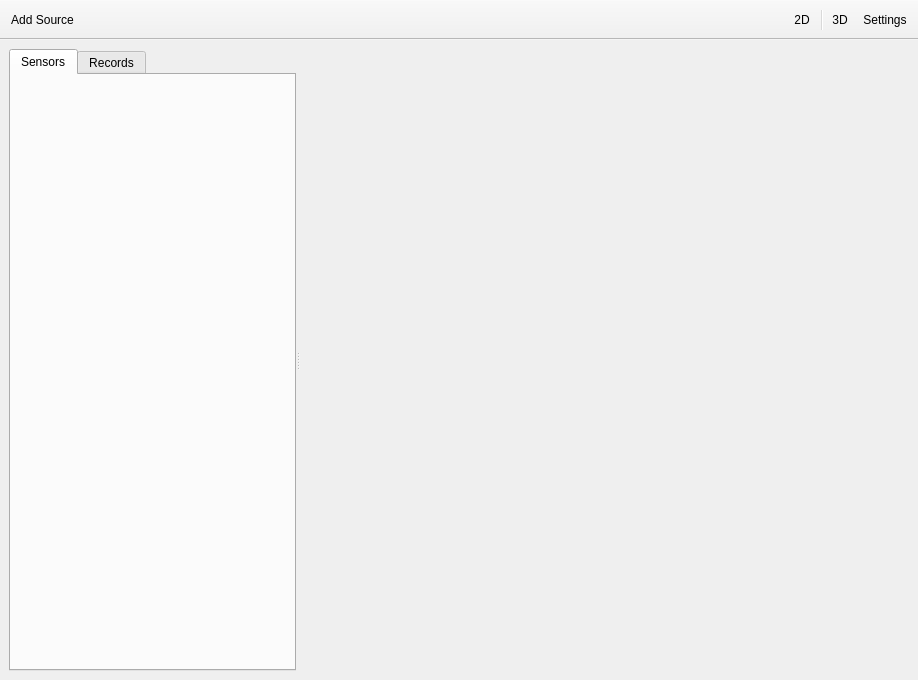
<?xml version="1.0" encoding="UTF-8"?>
<ui version="4.0">
 <class>MainWindow</class>
 <widget class="QMainWindow" name="MainWindow">
  <property name="geometry">
   <rect>
    <x>0</x>
    <y>0</y>
    <width>918</width>
    <height>680</height>
   </rect>
  </property>
  <property name="windowTitle">
   <string>MainWindow</string>
  </property>
  <widget class="QWidget" name="centralwidget">
   <property name="sizePolicy">
    <sizepolicy hsizetype="Preferred" vsizetype="Preferred">
     <horstretch>0</horstretch>
     <verstretch>0</verstretch>
    </sizepolicy>
   </property>
   <layout class="QVBoxLayout" name="verticalLayout">
    <property name="bottomMargin">
     <number>9</number>
    </property>
    <item>
     <widget class="QSplitter" name="splitter">
      <property name="sizePolicy">
       <sizepolicy hsizetype="Preferred" vsizetype="Preferred">
        <horstretch>0</horstretch>
        <verstretch>0</verstretch>
       </sizepolicy>
      </property>
      <property name="orientation">
       <enum>Qt::Horizontal</enum>
      </property>
      <widget class="QTabWidget" name="tabWidget">
       <property name="sizePolicy">
        <sizepolicy hsizetype="Minimum" vsizetype="Preferred">
         <horstretch>0</horstretch>
         <verstretch>0</verstretch>
        </sizepolicy>
       </property>
       <property name="minimumSize">
        <size>
         <width>0</width>
         <height>0</height>
        </size>
       </property>
       <property name="maximumSize">
        <size>
         <width>16777215</width>
         <height>16777215</height>
        </size>
       </property>
       <property name="baseSize">
        <size>
         <width>0</width>
         <height>0</height>
        </size>
       </property>
       <property name="currentIndex">
        <number>0</number>
       </property>
       <widget class="QWidget" name="tabSensors">
        <attribute name="title">
         <string>Sensors</string>
        </attribute>
        <layout class="QVBoxLayout" name="verticalLayout_2">
         <property name="leftMargin">
          <number>0</number>
         </property>
         <property name="topMargin">
          <number>0</number>
         </property>
         <property name="rightMargin">
          <number>0</number>
         </property>
         <property name="bottomMargin">
          <number>0</number>
         </property>
         <item>
          <layout class="QVBoxLayout" name="verticalLayout_sensors">
           <item>
            <spacer name="verticalSpacer">
             <property name="orientation">
              <enum>Qt::Vertical</enum>
             </property>
             <property name="sizeHint" stdset="0">
              <size>
               <width>20</width>
               <height>40</height>
              </size>
             </property>
            </spacer>
           </item>
          </layout>
         </item>
        </layout>
       </widget>
       <widget class="QWidget" name="tabRecords">
        <attribute name="title">
         <string>Records</string>
        </attribute>
        <layout class="QVBoxLayout" name="verticalLayout_3">
         <property name="leftMargin">
          <number>0</number>
         </property>
         <property name="topMargin">
          <number>0</number>
         </property>
         <property name="rightMargin">
          <number>0</number>
         </property>
         <property name="bottomMargin">
          <number>0</number>
         </property>
         <item>
          <widget class="QListView" name="listView">
           <property name="sizePolicy">
            <sizepolicy hsizetype="Preferred" vsizetype="Preferred">
             <horstretch>0</horstretch>
             <verstretch>0</verstretch>
            </sizepolicy>
           </property>
          </widget>
         </item>
        </layout>
       </widget>
      </widget>
      <widget class="QStackedWidget" name="stackedWidget">
       <property name="sizePolicy">
        <sizepolicy hsizetype="Preferred" vsizetype="Preferred">
         <horstretch>0</horstretch>
         <verstretch>0</verstretch>
        </sizepolicy>
       </property>
       <property name="currentIndex">
        <number>1</number>
       </property>
       <widget class="QWidget" name="page2D">
        <layout class="QVBoxLayout" name="verticalLayout_4">
         <item>
          <widget class="QMdiArea" name="mdiArea_sensors">
           <property name="sizePolicy">
            <sizepolicy hsizetype="Expanding" vsizetype="Preferred">
             <horstretch>0</horstretch>
             <verstretch>0</verstretch>
            </sizepolicy>
           </property>
          </widget>
         </item>
        </layout>
       </widget>
       <widget class="QWidget" name="page3D">
        <layout class="QVBoxLayout" name="verticalLayout_5"/>
       </widget>
      </widget>
     </widget>
    </item>
   </layout>
  </widget>
  <widget class="QToolBar" name="toolBar_topLeft">
   <property name="minimumSize">
    <size>
     <width>0</width>
     <height>40</height>
    </size>
   </property>
   <property name="windowTitle">
    <string>toolBar</string>
   </property>
   <property name="layoutDirection">
    <enum>Qt::LeftToRight</enum>
   </property>
   <property name="movable">
    <bool>false</bool>
   </property>
   <attribute name="toolBarArea">
    <enum>TopToolBarArea</enum>
   </attribute>
   <attribute name="toolBarBreak">
    <bool>false</bool>
   </attribute>
   <addaction name="actionAdd_Source"/>
  </widget>
  <widget class="QToolBar" name="toolBar_topRight">
   <property name="windowTitle">
    <string>toolBar_2</string>
   </property>
   <property name="layoutDirection">
    <enum>Qt::RightToLeft</enum>
   </property>
   <property name="movable">
    <bool>false</bool>
   </property>
   <attribute name="toolBarArea">
    <enum>TopToolBarArea</enum>
   </attribute>
   <attribute name="toolBarBreak">
    <bool>false</bool>
   </attribute>
   <addaction name="actionSettings"/>
   <addaction name="action3D"/>
   <addaction name="separator"/>
   <addaction name="action2D"/>
  </widget>
  <action name="action2D">
   <property name="text">
    <string>2D</string>
   </property>
   <property name="toolTip">
    <string>Select 2D view</string>
   </property>
   <property name="shortcut">
    <string>2</string>
   </property>
  </action>
  <action name="action3D">
   <property name="text">
    <string>3D</string>
   </property>
   <property name="toolTip">
    <string>Select 3D view</string>
   </property>
   <property name="shortcut">
    <string>3</string>
   </property>
  </action>
  <action name="actionAdd_Source">
   <property name="text">
    <string>Add Source</string>
   </property>
  </action>
  <action name="actionSettings">
   <property name="text">
    <string>Settings</string>
   </property>
  </action>
 </widget>
 <resources/>
 <connections/>
</ui>
